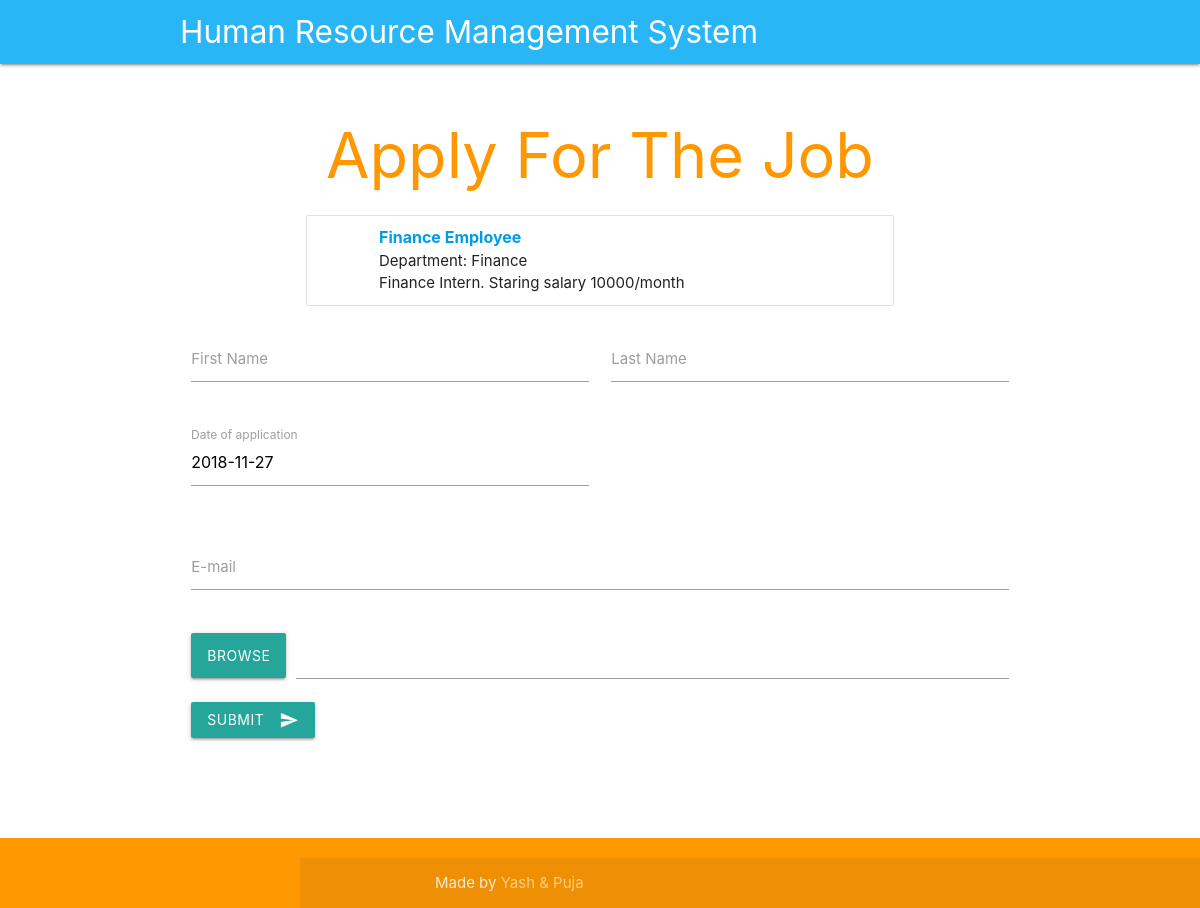
Page /job_portal_apply.php?jobid=13 on the committed database.
### tables this page shows
CREATE TABLE `jobs_offers` (
  `job_id` int(2) NOT NULL,
  `job_title` varchar(50) NOT NULL,
  `dept_id` int(255) NOT NULL,
  `job_description` varchar(255) NOT NULL
);

CREATE TABLE `department` (
  `dept_id` int(20) NOT NULL,
  `dept_name` varchar(50) NOT NULL,
  `dept_manager` int(20) NOT NULL
);

### job_portal_apply.php (the view, shortened to what this page needs)
<?php
include_once('connect_db.php');
if (isset($_GET['jobid'])) {
  $jobid= $_GET['jobid'];
  $sql="SELECT J.job_id, J.job_title, J.job_description, D.dept_name FROM jobs_offers J, department D WHERE J.dept_id=D.dept_id AND J.job_id='$jobid' ";
  $result = mysqli_query($conn, $sql);
  if (mysqli_num_rows($result) > 0) {
      while($row = mysqli_fetch_assoc($result)) {
        $job_title= $row['job_title'];
        $job_description= $row['job_description'];
        $dept_name= $row['dept_name'];
      }
  } else {
      echo "0 results";
  }
}
?>
<!DOCTYPE html>
<html lang="en">
<head>
  <link href="css/materialize.css" type="text/css" rel="stylesheet" media="screen,projection"/>
  <link href="css/style.css" type="text/css" rel="stylesheet" media="screen,projection"/>
  <link rel="stylesheet" href="https://cdnjs.cloudflare.com/ajax/libs/font-awesome/4.7.0/css/font-awesome.min.css">
</head>
<body>
  <header style="padding-left: 0px !important;">
  <nav class="light-blue lighten-1" role="navigation">
    <div class="nav-wrapper container"><a id="logo-container" href="#" class="brand-logo">Human Resource Management System</a>
    </div>
  </nav>
  </header>
  <main style="padding-left: 0px !important;padding-bottom: 50px;">
  <div class="section no-pad-bot" id="index-banner">
    <div class="container" id="add_emp_container">
      <div class="container">
        <h1 class="header center orange-text">Apply For The Job</h1>
      </div>
      <div class="container">
        <ul class="collection">
           <li class="collection-item avatar">
            <span class="title"><b><a href=""><?php echo $job_title; ?></a></b></span>
            <p>Department: <?php echo $dept_name; ?><br>
          </p>
          <p><?php echo $job_description; ?><br>
          </p>
        </ul>
      </div>
      <div class="row">
        <form class="col s12" action="job_portal_apply.php" method="post" enctype="multipart/form-data">
          <div class="row">
            <div class="input-field col s6">
              <input id="first_name" type="text" class="validate" name="app_fname">
              <label for="first_name">First Name</label>
            </div>
            <div class="input-field col s6">
              <input id="last_name" type="text" class="validate" name="app_lname">
              <label for="last_name">Last Name</label>
            </div>
          </div>
          <div class="row">
            <div class="input-field col m6 s12">
              <input type="text"  name="app_date" value="<?php echo date("Y-m-d"); ?>" readonly>
              <label for="dob">Date of application</label>
            </div>
          </div>
          <div class="row">
            <div class="input-field col s12">
              <input id="email" type="email" class="validate" name="app_email">
              <label for="email">E-mail</label>
            </div>
          </div>
          <div class="file-field input-field">
            <div class="btn">
              <span>Browse</span>
            </div>
            <div class="file-path-wrapper">
              <input class="file-path validate" type="text">
            </div>
          </div>
          <button class="center btn waves-effect waves-light" type="submit" name="submit">Submit
            <i class="material-icons right">send</i>
          </button>
        </form>
      </div>
    </div>
  </div>
</main>
  <footer class="page-footer orange">
    <div class="footer-copyright">
      <div class="container">
      Made by <a class="orange-text text-lighten-3" href="#">Yash & Puja</a>
      </div>
    </div>
  </footer>
  </body>
</html>

### css/style.css (style rules this page uses)
header, main, footer { padding-left: 300px; }
footer { position: fixed; bottom:0; width: 100%; z-index: 2; }
#add_emp_container { padding-bottom: 100px; }

### rows in the picture
jobs_offers: job_title "Finance Employee", dept.dept_name "Finance", job_description "Finance Intern. Staring salary 10000/month"
